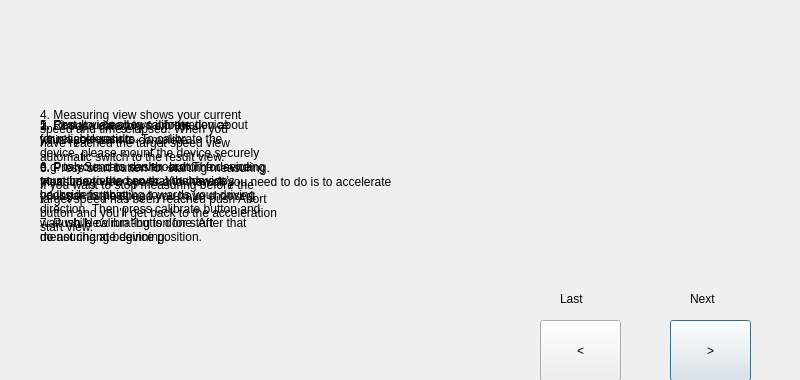
<?xml version="1.0" encoding="UTF-8"?>
<ui version="4.0">
 <class>HelpAccelerationDialog</class>
 <widget class="QDialog" name="HelpAccelerationDialog">
  <property name="geometry">
   <rect>
    <x>0</x>
    <y>0</y>
    <width>800</width>
    <height>380</height>
   </rect>
  </property>
  <property name="windowTitle">
   <string>Help for acceleration</string>
  </property>
  <widget class="QLabel" name="labelInfo1">
   <property name="geometry">
    <rect>
     <x>40</x>
     <y>10</y>
     <width>441</width>
     <height>341</height>
    </rect>
   </property>
   <property name="text">
    <string>1. First you need to calibrate device 
for reliable results. To calibrate the 
device, please mount the device securely 
e.g. to your cars dashboard. The device 
must be oriented so that the device's 
backside is pointing towards your driving 
direction. Then press calibrate button and 
wait while calibrating is done. After that 
do not change device position.</string>
   </property>
  </widget>
  <widget class="QLabel" name="labelCalibratePic">
   <property name="geometry">
    <rect>
     <x>570</x>
     <y>130</y>
     <width>81</width>
     <height>81</height>
    </rect>
   </property>
   <property name="text">
    <string/>
   </property>
   <property name="pixmap">
    <pixmap resource="graphics.qrc">:/new/prefix1/Graphics/Speedometer_calibrate.png</pixmap>
   </property>
   <property name="scaledContents">
    <bool>true</bool>
   </property>
  </widget>
  <widget class="QPushButton" name="pushButtonNext">
   <property name="geometry">
    <rect>
     <x>670</x>
     <y>320</y>
     <width>81</width>
     <height>61</height>
    </rect>
   </property>
   <property name="text">
    <string>&gt;</string>
   </property>
  </widget>
  <widget class="QLabel" name="labelNext">
   <property name="geometry">
    <rect>
     <x>690</x>
     <y>290</y>
     <width>62</width>
     <height>17</height>
    </rect>
   </property>
   <property name="text">
    <string>Next</string>
   </property>
  </widget>
  <widget class="QPushButton" name="pushButtonLast">
   <property name="geometry">
    <rect>
     <x>540</x>
     <y>320</y>
     <width>81</width>
     <height>61</height>
    </rect>
   </property>
   <property name="text">
    <string>&lt;</string>
   </property>
  </widget>
  <widget class="QLabel" name="labelLast">
   <property name="geometry">
    <rect>
     <x>560</x>
     <y>290</y>
     <width>62</width>
     <height>17</height>
    </rect>
   </property>
   <property name="text">
    <string>Last</string>
   </property>
  </widget>
  <widget class="QLabel" name="labelInfo2">
   <property name="geometry">
    <rect>
     <x>40</x>
     <y>-10</y>
     <width>441</width>
     <height>341</height>
    </rect>
   </property>
   <property name="text">
    <string>2. Choose category from list 
which you want to complete. 

3. Press start button for starting measuring. 
Measuring view opens and then all you need to do is to accelerate 
your car to the speed you have choosed.</string>
   </property>
  </widget>
  <widget class="QLabel" name="labelStartPic">
   <property name="geometry">
    <rect>
     <x>570</x>
     <y>130</y>
     <width>81</width>
     <height>81</height>
    </rect>
   </property>
   <property name="text">
    <string/>
   </property>
   <property name="pixmap">
    <pixmap resource="graphics.qrc">:/new/prefix1/Graphics/Speedometer_start.png</pixmap>
   </property>
   <property name="scaledContents">
    <bool>true</bool>
   </property>
  </widget>
  <widget class="QLabel" name="labelInfo3">
   <property name="geometry">
    <rect>
     <x>40</x>
     <y>0</y>
     <width>441</width>
     <height>341</height>
    </rect>
   </property>
   <property name="text">
    <string>4. Measuring view shows your current 
speed and time elapsed. When you 
have reached the target speed view 
automatic switch to the result view.

If you want to stop measuring before the 
target speed has been reached push Abort 
button and you'll get back to the acceleration 
start view.</string>
   </property>
  </widget>
  <widget class="QLabel" name="labelMeasurePic">
   <property name="geometry">
    <rect>
     <x>520</x>
     <y>50</y>
     <width>241</width>
     <height>211</height>
    </rect>
   </property>
   <property name="text">
    <string/>
   </property>
   <property name="pixmap">
    <pixmap resource="graphics.qrc">:/new/prefix1/Graphics/measuringDialog.png</pixmap>
   </property>
   <property name="scaledContents">
    <bool>true</bool>
   </property>
  </widget>
  <widget class="QLabel" name="labelInfo4">
   <property name="geometry">
    <rect>
     <x>40</x>
     <y>10</y>
     <width>441</width>
     <height>341</height>
    </rect>
   </property>
   <property name="text">
    <string>5. Result view shows information about 
your acceleration.

6. Push Send to server -button for sending 
your time to the server. You have to 
be log in for that.

7. Push New run -button for start 
measuring at beginning.</string>
   </property>
  </widget>
 </widget>
 <resources>
  <include location="graphics.qrc"/>
 </resources>
 <connections/>
</ui>
